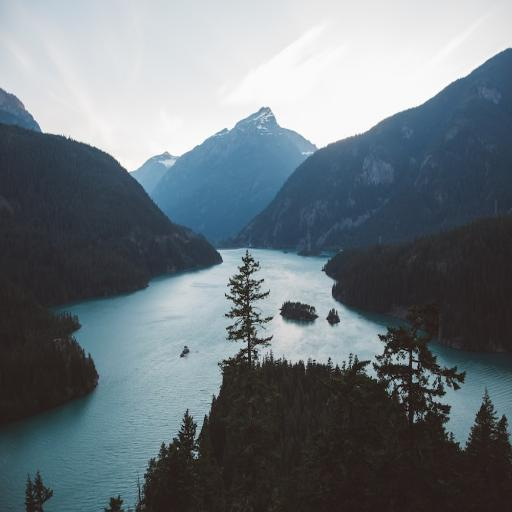
#> input picture images/landscape.jpg, 512 x 512 px, found by its file name
$ python line_detection.py
#> lines starting #> are read from the running program, lines starting #| are printed output that depends on the picture
#> further down, rgb_image is the input picture: shape (512, 512, 3); mean R, G, B 108.1, 118.2, 124.5
import numpy as np
import matplotlib.pyplot as plt


def make_gray_image(image):
    gray_image = image
    if len(image.shape)==3:
        gray_image = np.mean(image, axis=2)
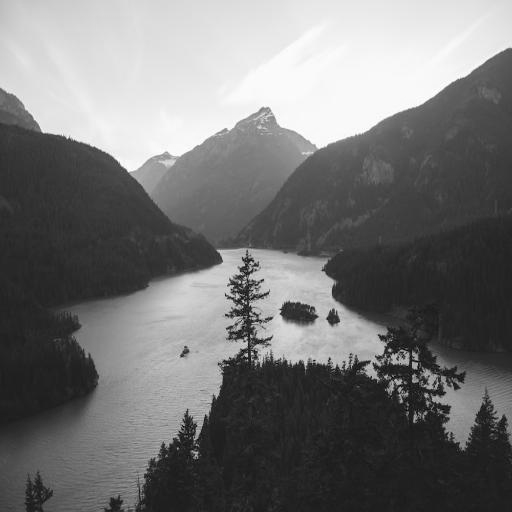
#> gray_image: shape (512, 512) float64; min 1.33, max 255, mean 116.9
    return gray_image

def do_edge_detection(image, sobel_x, sobel_y):
    pad_width = sobel_x.shape[0] // 2
    image = np.pad(image, pad_width, mode='constant')
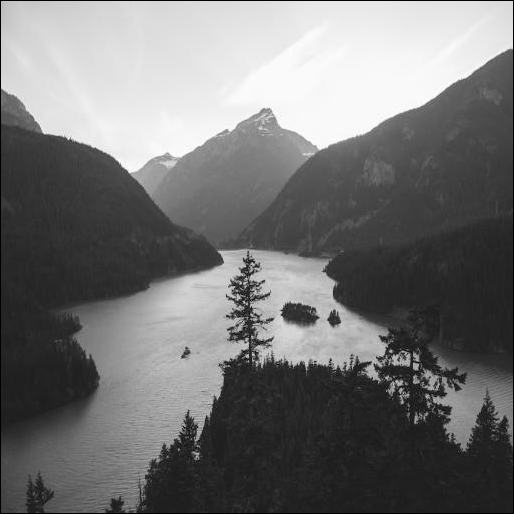
#> image: shape (514, 514) float64; min 0, max 255, mean 116

    horizontal_edges = np.zeros_like(image)
    vertical_edges = np.zeros_like(image)
    for i in range(pad_width, image.shape[0]-pad_width):
        for j in range(pad_width, image.shape[1]-pad_width):
            local_region = image[i-pad_width : i+pad_width+1, j-pad_width : j+pad_width+1]
            horizontal_edges[i, j] = np.sum(local_region * sobel_x)
            vertical_edges[i, j] = np.sum(local_region * sobel_y)
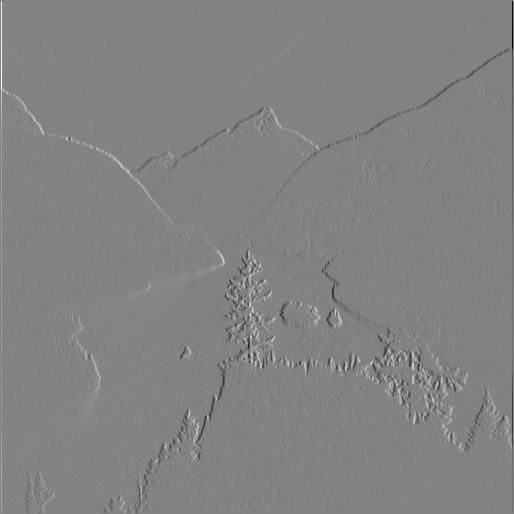
#> horizontal_edges: shape (514, 514) float64; min -928, max 878.7, mean 0; drawn with min black and max white
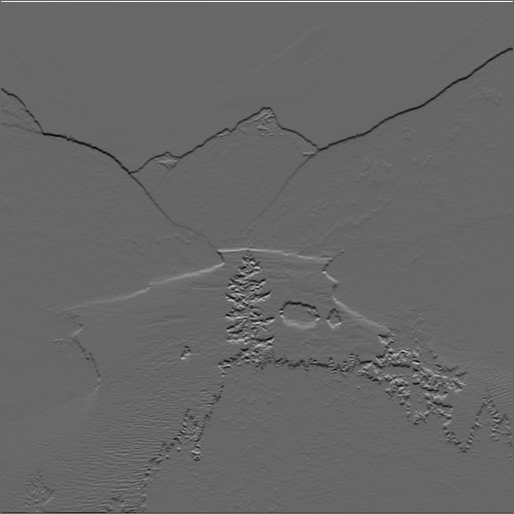
#> vertical_edges: shape (514, 514) float64; min -630, max 924, mean -1.4; drawn with min black and max white

    edge_magnitude = np.sqrt(horizontal_edges**2 + vertical_edges**2)
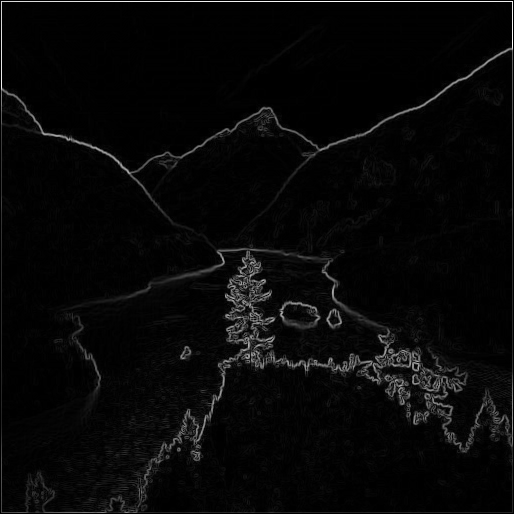
#> edge_magnitude: shape (514, 514) float64; min 0, max 928, mean 29.7; drawn with min black and max white
    edge_magnitude = edge_magnitude[pad_width:-pad_width, pad_width:-pad_width]
#> edge_magnitude: shape (512, 512) float64
    return edge_magnitude

rgb_image = plt.imread('images/landscape.jpg')
gray_image = make_gray_image(rgb_image)


sobel_x = np.array([[-1, 0, 1],
                    [-2, 0, 2],
                    [-1, 0, 1]])

sobel_y = sobel_x.T

edge_detected_image = do_edge_detection(gray_image, sobel_x, sobel_y)


plt.figure(figsize=(7,6))
plt.subplot(121)
plt.imshow(gray_image, cmap='gray', vmin=0, vmax=255)
plt.title('Original')
plt.subplot(122)
plt.imshow(edge_detected_image, cmap='gray')
plt.title('Detected')

plt.tight_layout()
plt.show()

$ run again, with images/cat.jpg copied over images/landscape.jpg
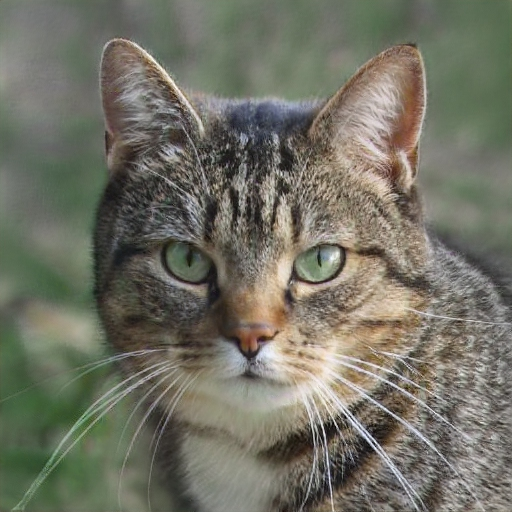
#> input picture images/cat.jpg, 512 x 512 px, found by its file name
#> rgb_image is the input picture: shape (512, 512, 3); mean R, G, B 113.7, 113.4, 100.5
#> after the loop in do_edge_detection, `for i in range(pad_width, image.shape[0]-pad_width):`:
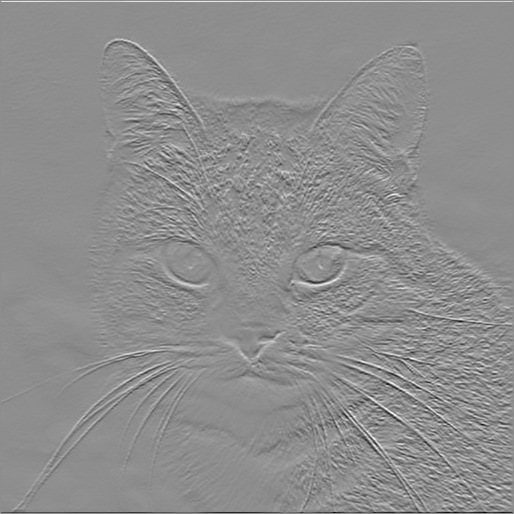
#> vertical_edges: shape (514, 514) float64; min -768.3, max 612, mean 0; drawn with min black and max white
#> in do_edge_detection, `edge_magnitude = np.sqrt(horizontal_edges**2 + vertical_edges**2)`:
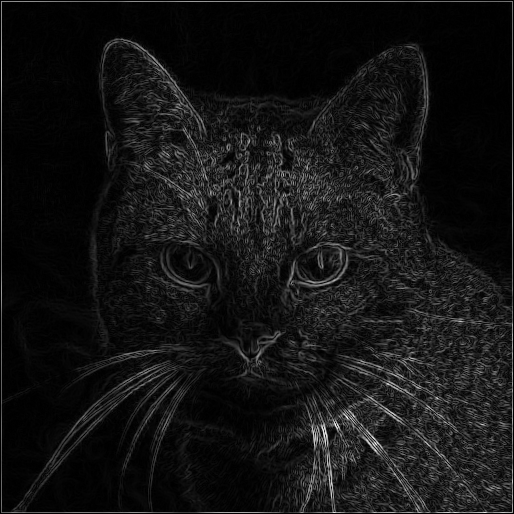
#> edge_magnitude: shape (514, 514) float64; min 0, max 848.5, mean 68.2; drawn with min black and max white
